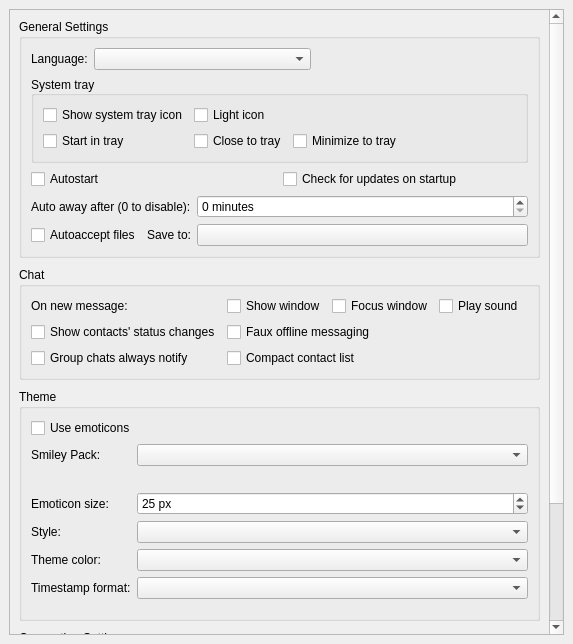
<?xml version="1.0" encoding="UTF-8"?>
<ui version="4.0">
 <class>GeneralSettings</class>
 <widget class="QWidget" name="GeneralSettings">
  <property name="geometry">
   <rect>
    <x>0</x>
    <y>0</y>
    <width>573</width>
    <height>644</height>
   </rect>
  </property>
  <property name="windowTitle">
   <string notr="true">Form</string>
  </property>
  <layout class="QVBoxLayout" name="verticalLayout_2">
   <property name="leftMargin">
    <number>9</number>
   </property>
   <property name="topMargin">
    <number>9</number>
   </property>
   <property name="rightMargin">
    <number>9</number>
   </property>
   <property name="bottomMargin">
    <number>9</number>
   </property>
   <item>
    <widget class="QScrollArea" name="scrollArea">
     <property name="widgetResizable">
      <bool>true</bool>
     </property>
     <property name="alignment">
      <set>Qt::AlignLeading|Qt::AlignLeft|Qt::AlignTop</set>
     </property>
     <widget class="QWidget" name="scrollAreaWidgetContents">
      <property name="geometry">
       <rect>
        <x>0</x>
        <y>-214</y>
        <width>539</width>
        <height>838</height>
       </rect>
      </property>
      <layout class="QVBoxLayout" name="verticalLayout_4" stretch="0,0,0,1">
       <property name="spacing">
        <number>9</number>
       </property>
       <property name="topMargin">
        <number>9</number>
       </property>
       <item alignment="Qt::AlignTop">
        <widget class="QGroupBox" name="generalGroup">
         <property name="title">
          <string>General Settings</string>
         </property>
         <layout class="QVBoxLayout" name="verticalLayout_3">
          <item>
           <layout class="QHBoxLayout" name="generalLayout">
            <item>
             <widget class="QLabel" name="transLabel">
              <property name="toolTip">
               <string>The translation may not load until qTox restarts.</string>
              </property>
              <property name="text">
               <string>Language:</string>
              </property>
             </widget>
            </item>
            <item>
             <widget class="QComboBox" name="transComboBox">
              <property name="sizePolicy">
               <sizepolicy hsizetype="Expanding" vsizetype="Fixed">
                <horstretch>0</horstretch>
                <verstretch>0</verstretch>
               </sizepolicy>
              </property>
              <property name="toolTip">
               <string>The translation may not load until qTox restarts.</string>
              </property>
             </widget>
            </item>
            <item>
             <spacer name="generalSpacer">
              <property name="orientation">
               <enum>Qt::Horizontal</enum>
              </property>
              <property name="sizeHint" stdset="0">
               <size>
                <width>40</width>
                <height>20</height>
               </size>
              </property>
             </spacer>
            </item>
           </layout>
          </item>
          <item>
           <widget class="QGroupBox" name="trayGroup">
            <property name="title">
             <string>System tray</string>
            </property>
            <property name="alignment">
             <set>Qt::AlignLeading|Qt::AlignLeft|Qt::AlignVCenter</set>
            </property>
            <layout class="QGridLayout" name="gridLayout_2">
             <item row="0" column="0">
              <widget class="QCheckBox" name="showSystemTray">
               <property name="text">
                <string>Show system tray icon</string>
               </property>
              </widget>
             </item>
             <item row="0" column="1">
              <widget class="QCheckBox" name="lightTrayIcon">
               <property name="toolTip">
                <string comment="toolTip for light icon setting">Enable light tray icon.</string>
               </property>
               <property name="text">
                <string>Light icon</string>
               </property>
              </widget>
             </item>
             <item row="2" column="0">
              <widget class="QCheckBox" name="startInTray">
               <property name="sizePolicy">
                <sizepolicy hsizetype="Fixed" vsizetype="Fixed">
                 <horstretch>0</horstretch>
                 <verstretch>0</verstretch>
                </sizepolicy>
               </property>
               <property name="toolTip">
                <string comment="toolTip for Start in tray setting">qTox will start minimized in tray.</string>
               </property>
               <property name="text">
                <string>Start in tray</string>
               </property>
              </widget>
             </item>
             <item row="2" column="1">
              <widget class="QCheckBox" name="closeToTray">
               <property name="sizePolicy">
                <sizepolicy hsizetype="Fixed" vsizetype="Fixed">
                 <horstretch>0</horstretch>
                 <verstretch>0</verstretch>
                </sizepolicy>
               </property>
               <property name="toolTip">
                <string comment="toolTip for close to tray setting">After pressing close (X) qTox will minimize to tray,
instead of closing itself.</string>
               </property>
               <property name="text">
                <string>Close to tray</string>
               </property>
              </widget>
             </item>
             <item row="2" column="2">
              <widget class="QCheckBox" name="minimizeToTray">
               <property name="sizePolicy">
                <sizepolicy hsizetype="Fixed" vsizetype="Fixed">
                 <horstretch>0</horstretch>
                 <verstretch>0</verstretch>
                </sizepolicy>
               </property>
               <property name="toolTip">
                <string comment="toolTip for minimize to tray setting">After pressing minimize (_) qTox will minimize itself to tray,
instead of system taskbar.</string>
               </property>
               <property name="text">
                <string>Minimize to tray</string>
               </property>
              </widget>
             </item>
             <item row="2" column="3">
              <spacer name="traySpacer">
               <property name="orientation">
                <enum>Qt::Horizontal</enum>
               </property>
               <property name="sizeHint" stdset="0">
                <size>
                 <width>40</width>
                 <height>20</height>
                </size>
               </property>
              </spacer>
             </item>
            </layout>
           </widget>
          </item>
          <item>
           <layout class="QHBoxLayout" name="horizontalLayout_2">
            <item>
             <widget class="QCheckBox" name="cbAutorun">
              <property name="toolTip">
               <string>&lt;html&gt;&lt;head/&gt;&lt;body&gt;&lt;p&gt;Start qTox on operating system startup (current profile).&lt;/p&gt;&lt;/body&gt;&lt;/html&gt;</string>
              </property>
              <property name="text">
               <string>Autostart</string>
              </property>
             </widget>
            </item>
            <item>
             <widget class="QCheckBox" name="checkUpdates">
              <property name="text">
               <string>Check for updates on startup</string>
              </property>
             </widget>
            </item>
           </layout>
          </item>
          <item>
           <layout class="QGridLayout" name="autoLayout">
            <property name="topMargin">
             <number>0</number>
            </property>
            <item row="1" column="1">
             <widget class="QLabel" name="autoSaveFilesDirLabel">
              <property name="toolTip">
               <string>Set where files will be saved.</string>
              </property>
              <property name="text">
               <string>Save to:</string>
              </property>
             </widget>
            </item>
            <item row="1" column="0">
             <widget class="QCheckBox" name="autoacceptFiles">
              <property name="toolTip">
               <string comment="autoaccept cb tooltip">You can set this on a per-friend basis by right clicking them.</string>
              </property>
              <property name="text">
               <string>Autoaccept files</string>
              </property>
             </widget>
            </item>
            <item row="1" column="2">
             <widget class="QPushButton" name="autoSaveFilesDir">
              <property name="sizePolicy">
               <sizepolicy hsizetype="Expanding" vsizetype="Fixed">
                <horstretch>0</horstretch>
                <verstretch>0</verstretch>
               </sizepolicy>
              </property>
              <property name="toolTip">
               <string>Set where files will be saved.</string>
              </property>
             </widget>
            </item>
            <item row="0" column="2">
             <widget class="QSpinBox" name="autoAwaySpinBox">
              <property name="sizePolicy">
               <sizepolicy hsizetype="Expanding" vsizetype="Fixed">
                <horstretch>0</horstretch>
                <verstretch>0</verstretch>
               </sizepolicy>
              </property>
              <property name="toolTip">
               <string>Set to 0 to disable</string>
              </property>
              <property name="showGroupSeparator" stdset="0">
               <bool>true</bool>
              </property>
              <property name="suffix">
               <string> minutes</string>
              </property>
              <property name="minimum">
               <number>0</number>
              </property>
              <property name="maximum">
               <number>2147483647</number>
              </property>
             </widget>
            </item>
            <item row="0" column="0" colspan="2">
             <widget class="QLabel" name="autoAwayLabel">
              <property name="toolTip">
               <string>Your status is changed to Away after set period of inactivity.</string>
              </property>
              <property name="layoutDirection">
               <enum>Qt::LeftToRight</enum>
              </property>
              <property name="text">
               <string>Auto away after (0 to disable):</string>
              </property>
             </widget>
            </item>
           </layout>
          </item>
         </layout>
        </widget>
       </item>
       <item>
        <widget class="QGroupBox" name="chatGroupBox">
         <property name="title">
          <string>Chat</string>
         </property>
         <layout class="QGridLayout" name="gridLayout" columnstretch="0,0,0">
          <item row="3" column="0">
           <widget class="QCheckBox" name="groupAlwaysNotify">
            <property name="toolTip">
             <string comment="toolTip for Group chat always notify">Always notify about new messages in groupchats.</string>
            </property>
            <property name="text">
             <string>Group chats always notify</string>
            </property>
           </widget>
          </item>
          <item row="2" column="0">
           <widget class="QCheckBox" name="statusChanges">
            <property name="text">
             <string>Show contacts' status changes</string>
            </property>
           </widget>
          </item>
          <item row="1" column="0">
           <widget class="QLabel" name="label">
            <property name="text">
             <string>On new message:</string>
            </property>
           </widget>
          </item>
          <item row="1" column="1">
           <layout class="QHBoxLayout" name="onMessageLayout">
            <property name="topMargin">
             <number>0</number>
            </property>
            <item>
             <widget class="QCheckBox" name="showWindow">
              <property name="toolTip">
               <string comment="tooltip for Show window setting">Show qTox's window when you receive new message.</string>
              </property>
              <property name="text">
               <string>Show window</string>
              </property>
             </widget>
            </item>
            <item>
             <widget class="QCheckBox" name="showInFront">
              <property name="toolTip">
               <string comment="toolTip for Focus window setting">Focus qTox when you receive message.</string>
              </property>
              <property name="text">
               <string>Focus window</string>
              </property>
             </widget>
            </item>
            <item>
             <widget class="QCheckBox" name="notifySound">
              <property name="toolTip">
               <string comment="toolTip for Notify sound setting">Play a sound when you recieve message.</string>
              </property>
              <property name="text">
               <string>Play sound</string>
              </property>
             </widget>
            </item>
           </layout>
          </item>
          <item row="1" column="2">
           <spacer name="chatSpacer">
            <property name="orientation">
             <enum>Qt::Horizontal</enum>
            </property>
            <property name="sizeHint" stdset="0">
             <size>
              <width>40</width>
              <height>20</height>
             </size>
            </property>
           </spacer>
          </item>
          <item row="2" column="1">
           <widget class="QCheckBox" name="cbFauxOfflineMessaging">
            <property name="toolTip">
             <string comment="toolTip for Faux offline messaging setting">Messages you are trying to send to your friends when they are not online
will be sent to them when they will appear online to you.</string>
            </property>
            <property name="text">
             <string>Faux offline messaging</string>
            </property>
           </widget>
          </item>
          <item row="3" column="1">
           <widget class="QCheckBox" name="cbCompactLayout">
            <property name="toolTip">
             <string comment="toolTip for compact layout setting">Your contact list will be shown in compact mode.</string>
            </property>
            <property name="text">
             <string>Compact contact list</string>
            </property>
           </widget>
          </item>
         </layout>
        </widget>
       </item>
       <item>
        <widget class="QGroupBox" name="themeGroup">
         <property name="minimumSize">
          <size>
           <width>0</width>
           <height>232</height>
          </size>
         </property>
         <property name="title">
          <string>Theme</string>
         </property>
         <layout class="QVBoxLayout" name="verticalLayout">
          <item>
           <widget class="QCheckBox" name="useEmoticons">
            <property name="text">
             <string>Use emoticons</string>
            </property>
           </widget>
          </item>
          <item>
           <layout class="QFormLayout" name="formLayout">
            <property name="fieldGrowthPolicy">
             <enum>QFormLayout::AllNonFixedFieldsGrow</enum>
            </property>
            <property name="topMargin">
             <number>0</number>
            </property>
            <property name="bottomMargin">
             <number>0</number>
            </property>
            <item row="0" column="0">
             <widget class="QLabel" name="smileyPackLabel">
              <property name="text">
               <string extracomment="Text on smiley pack label">Smiley Pack:</string>
              </property>
             </widget>
            </item>
            <item row="0" column="1">
             <widget class="QComboBox" name="smileyPackBrowser">
              <property name="sizePolicy">
               <sizepolicy hsizetype="Expanding" vsizetype="Fixed">
                <horstretch>0</horstretch>
                <verstretch>0</verstretch>
               </sizepolicy>
              </property>
             </widget>
            </item>
            <item row="1" column="0" colspan="2">
             <layout class="QHBoxLayout" name="horizontalLayout" stretch="0,0,0,0,0">
              <property name="sizeConstraint">
               <enum>QLayout::SetDefaultConstraint</enum>
              </property>
              <item alignment="Qt::AlignTop">
               <widget class="QLabel" name="smile1">
                <property name="toolTip">
                 <string notr="true">:)</string>
                </property>
                <property name="text">
                 <string/>
                </property>
               </widget>
              </item>
              <item alignment="Qt::AlignTop">
               <widget class="QLabel" name="smile2">
                <property name="toolTip">
                 <string notr="true">;)</string>
                </property>
                <property name="text">
                 <string/>
                </property>
               </widget>
              </item>
              <item alignment="Qt::AlignTop">
               <widget class="QLabel" name="smile3">
                <property name="toolTip">
                 <string notr="true">:p</string>
                </property>
                <property name="text">
                 <string/>
                </property>
               </widget>
              </item>
              <item alignment="Qt::AlignTop">
               <widget class="QLabel" name="smile4">
                <property name="toolTip">
                 <string notr="true">:O</string>
                </property>
                <property name="text">
                 <string/>
                </property>
               </widget>
              </item>
              <item alignment="Qt::AlignTop">
               <widget class="QLabel" name="smile5">
                <property name="toolTip">
                 <string notr="true">:'(</string>
                </property>
                <property name="text">
                 <string/>
                </property>
               </widget>
              </item>
             </layout>
            </item>
            <item row="2" column="0">
             <widget class="QLabel" name="emoticonSizeLabel">
              <property name="text">
               <string>Emoticon size:</string>
              </property>
             </widget>
            </item>
            <item row="2" column="1">
             <widget class="QSpinBox" name="emoticonSize">
              <property name="sizePolicy">
               <sizepolicy hsizetype="Expanding" vsizetype="Fixed">
                <horstretch>0</horstretch>
                <verstretch>0</verstretch>
               </sizepolicy>
              </property>
              <property name="specialValueText">
               <string/>
              </property>
              <property name="suffix">
               <string> px</string>
              </property>
              <property name="minimum">
               <number>1</number>
              </property>
              <property name="maximum">
               <number>2147483647</number>
              </property>
              <property name="value">
               <number>25</number>
              </property>
             </widget>
            </item>
            <item row="3" column="0">
             <widget class="QLabel" name="styleLabel">
              <property name="text">
               <string>Style:</string>
              </property>
             </widget>
            </item>
            <item row="3" column="1">
             <widget class="QComboBox" name="styleBrowser">
              <property name="sizePolicy">
               <sizepolicy hsizetype="Expanding" vsizetype="Fixed">
                <horstretch>0</horstretch>
                <verstretch>0</verstretch>
               </sizepolicy>
              </property>
             </widget>
            </item>
            <item row="4" column="0">
             <widget class="QLabel" name="themeColorLabel">
              <property name="text">
               <string>Theme color:</string>
              </property>
             </widget>
            </item>
            <item row="4" column="1">
             <widget class="QComboBox" name="themeColorCBox">
              <property name="sizePolicy">
               <sizepolicy hsizetype="Expanding" vsizetype="Fixed">
                <horstretch>0</horstretch>
                <verstretch>0</verstretch>
               </sizepolicy>
              </property>
             </widget>
            </item>
            <item row="5" column="0">
             <widget class="QLabel" name="timestampLabel">
              <property name="text">
               <string>Timestamp format:</string>
              </property>
             </widget>
            </item>
            <item row="5" column="1">
             <widget class="QComboBox" name="timestamp">
              <property name="sizePolicy">
               <sizepolicy hsizetype="Expanding" vsizetype="Fixed">
                <horstretch>0</horstretch>
                <verstretch>0</verstretch>
               </sizepolicy>
              </property>
             </widget>
            </item>
           </layout>
          </item>
         </layout>
        </widget>
       </item>
       <item>
        <widget class="QGroupBox" name="connectionGroup">
         <property name="title">
          <string>Connection Settings</string>
         </property>
         <property name="alignment">
          <set>Qt::AlignLeading|Qt::AlignLeft|Qt::AlignTop</set>
         </property>
         <layout class="QVBoxLayout" name="verticalLayoutProxy">
          <property name="topMargin">
           <number>9</number>
          </property>
          <item>
           <layout class="QHBoxLayout" name="coreProtocolLayout">
            <item>
             <widget class="QCheckBox" name="cbEnableUDP">
              <property name="toolTip">
               <string extracomment="force tcp checkbox tooltip">Disabling this allows, e.g., toxing over Tor. It adds load to the Tox network however, so uncheck only when necessary.</string>
              </property>
              <property name="text">
               <string extracomment="Text on checkbox to disable UDP">Enable UDP (recommended)</string>
              </property>
             </widget>
            </item>
            <item>
             <widget class="QCheckBox" name="cbEnableIPv6">
              <property name="text">
               <string extracomment="Text on a checkbox to enable IPv6">Enable IPv6 (recommended)</string>
              </property>
             </widget>
            </item>
            <item>
             <spacer name="protocolSpacer">
              <property name="orientation">
               <enum>Qt::Horizontal</enum>
              </property>
              <property name="sizeHint" stdset="0">
               <size>
                <width>40</width>
                <height>20</height>
               </size>
              </property>
             </spacer>
            </item>
           </layout>
          </item>
          <item>
           <layout class="QGridLayout" name="proxyLayout">
            <item row="2" column="3">
             <widget class="QSpinBox" name="proxyPort">
              <property name="minimum">
               <number>0</number>
              </property>
              <property name="maximum">
               <number>65535</number>
              </property>
             </widget>
            </item>
            <item row="1" column="0">
             <widget class="QLabel" name="proxyTypeLabel">
              <property name="text">
               <string>Proxy type:</string>
              </property>
             </widget>
            </item>
            <item row="2" column="0">
             <widget class="QLabel" name="proxyAddrLabel">
              <property name="text">
               <string extracomment="Text on proxy addr label">Address:</string>
              </property>
             </widget>
            </item>
            <item row="2" column="1">
             <widget class="QLineEdit" name="proxyAddr"/>
            </item>
            <item row="2" column="2">
             <widget class="QLabel" name="proxyPortLabel">
              <property name="text">
               <string extracomment="Text on proxy port label">Port</string>
              </property>
             </widget>
            </item>
            <item row="1" column="1" colspan="3">
             <widget class="QComboBox" name="proxyType">
              <property name="sizePolicy">
               <sizepolicy hsizetype="Expanding" vsizetype="Fixed">
                <horstretch>0</horstretch>
                <verstretch>0</verstretch>
               </sizepolicy>
              </property>
              <item>
               <property name="text">
                <string>None</string>
               </property>
              </item>
              <item>
               <property name="text">
                <string>SOCKS5</string>
               </property>
              </item>
              <item>
               <property name="text">
                <string>HTTP</string>
               </property>
              </item>
             </widget>
            </item>
           </layout>
          </item>
          <item>
           <widget class="QPushButton" name="reconnectButton">
            <property name="text">
             <string comment="reconnect button">Reconnect</string>
            </property>
           </widget>
          </item>
         </layout>
        </widget>
       </item>
      </layout>
     </widget>
    </widget>
   </item>
  </layout>
 </widget>
 <tabstops>
  <tabstop>scrollArea</tabstop>
  <tabstop>transComboBox</tabstop>
  <tabstop>showSystemTray</tabstop>
  <tabstop>lightTrayIcon</tabstop>
  <tabstop>startInTray</tabstop>
  <tabstop>closeToTray</tabstop>
  <tabstop>minimizeToTray</tabstop>
  <tabstop>cbAutorun</tabstop>
  <tabstop>checkUpdates</tabstop>
  <tabstop>autoacceptFiles</tabstop>
  <tabstop>autoSaveFilesDir</tabstop>
  <tabstop>autoAwaySpinBox</tabstop>
  <tabstop>groupAlwaysNotify</tabstop>
  <tabstop>statusChanges</tabstop>
  <tabstop>showWindow</tabstop>
  <tabstop>showInFront</tabstop>
  <tabstop>cbFauxOfflineMessaging</tabstop>
  <tabstop>cbCompactLayout</tabstop>
  <tabstop>useEmoticons</tabstop>
  <tabstop>smileyPackBrowser</tabstop>
  <tabstop>emoticonSize</tabstop>
  <tabstop>styleBrowser</tabstop>
  <tabstop>themeColorCBox</tabstop>
  <tabstop>timestamp</tabstop>
  <tabstop>cbEnableUDP</tabstop>
  <tabstop>cbEnableIPv6</tabstop>
  <tabstop>proxyType</tabstop>
  <tabstop>proxyAddr</tabstop>
  <tabstop>proxyPort</tabstop>
  <tabstop>reconnectButton</tabstop>
 </tabstops>
 <resources/>
 <connections>
  <connection>
   <sender>showSystemTray</sender>
   <signal>toggled(bool)</signal>
   <receiver>startInTray</receiver>
   <slot>setEnabled(bool)</slot>
   <hints>
    <hint type="sourcelabel">
     <x>105</x>
     <y>144</y>
    </hint>
    <hint type="destinationlabel">
     <x>119</x>
     <y>177</y>
    </hint>
   </hints>
  </connection>
  <connection>
   <sender>showSystemTray</sender>
   <signal>toggled(bool)</signal>
   <receiver>closeToTray</receiver>
   <slot>setEnabled(bool)</slot>
   <hints>
    <hint type="sourcelabel">
     <x>205</x>
     <y>146</y>
    </hint>
    <hint type="destinationlabel">
     <x>224</x>
     <y>178</y>
    </hint>
   </hints>
  </connection>
  <connection>
   <sender>showSystemTray</sender>
   <signal>toggled(bool)</signal>
   <receiver>minimizeToTray</receiver>
   <slot>setEnabled(bool)</slot>
   <hints>
    <hint type="sourcelabel">
     <x>180</x>
     <y>144</y>
    </hint>
    <hint type="destinationlabel">
     <x>359</x>
     <y>178</y>
    </hint>
   </hints>
  </connection>
  <connection>
   <sender>showWindow</sender>
   <signal>toggled(bool)</signal>
   <receiver>showInFront</receiver>
   <slot>setEnabled(bool)</slot>
   <hints>
    <hint type="sourcelabel">
     <x>329</x>
     <y>349</y>
    </hint>
    <hint type="destinationlabel">
     <x>451</x>
     <y>349</y>
    </hint>
   </hints>
  </connection>
 </connections>
</ui>
